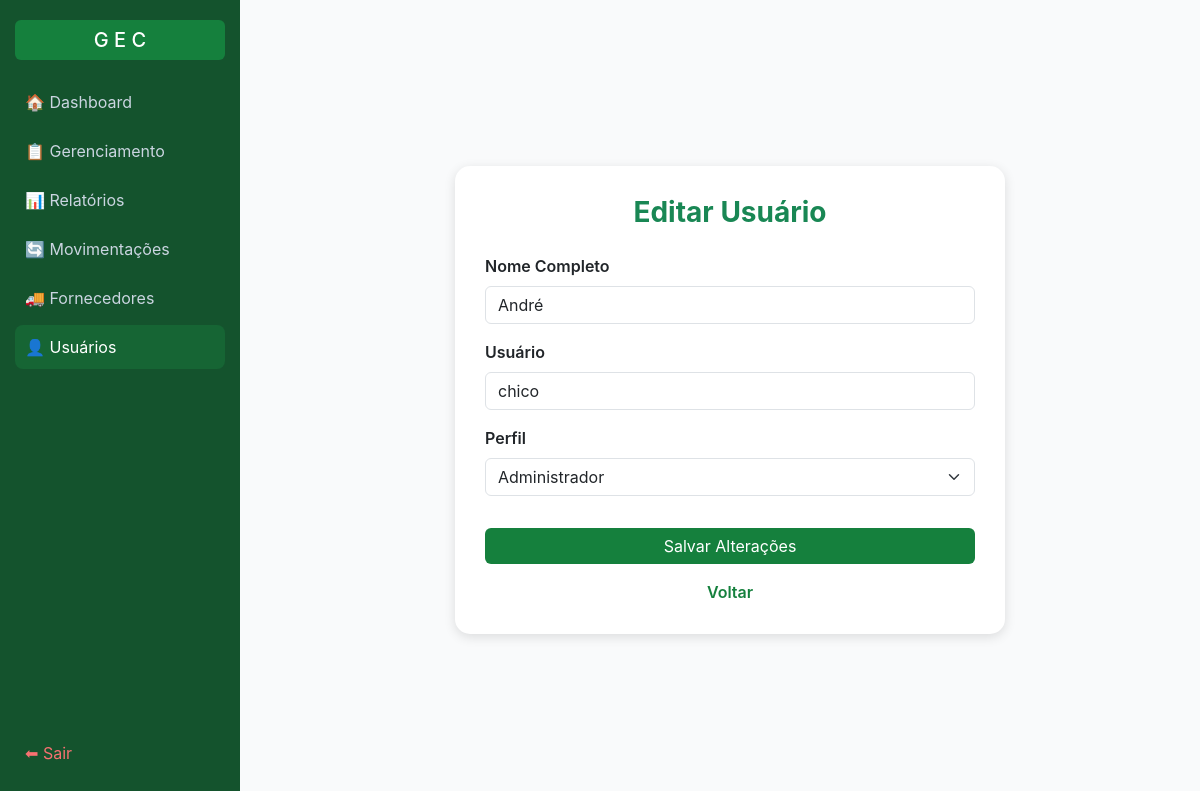
The app's page /usuarios/editar/2 (signed in) with its own data.
### tables this page shows
CREATE TABLE "usuarios" (
	"id"	INTEGER,
	"nome"	TEXT NOT NULL,
	"usuario"	TEXT NOT NULL,
	"senha"	TEXT NOT NULL,
	"perfil"	TEXT NOT NULL DEFAULT 'operador',
    "ativo" TEXT NOT NULL DEFAULT 1,
	PRIMARY KEY("id" AUTOINCREMENT)
);

### app.py (the view, shortened to what this page needs)
@app.route("/usuarios/editar/<int:id>", methods=["GET", "POST"])
@admin_required
def editar_usuario(id):
    atualizar_produtos()
    conn = conectar()
    cur = conn.cursor()
    usuario = cur.execute("SELECT * FROM usuarios WHERE id=?", (id,)).fetchone()
    conn.close()
    return render_template("usuarios/editar.html", usuario=usuario)

### app.py (called while the page is built)
def admin_required(f):
    @wraps(f)
    def wrapper(*args, **kwargs):
        if not session.get("usuario"):
            flash("Faça login primeiro!")
            return redirect(url_for("login"))
        if session.get("perfil") != "admin":
            flash("Acesso restrito a administradores.")
            return redirect(url_for("home"))
        return f(*args, **kwargs)
    return wrapper

def atualizar_produtos():
    conn = conectar()
    cur = conn.cursor()
    from datetime import datetime, timedelta
    hoje = datetime.now().date()
    limite_alerta = hoje + timedelta(days=7)
    cur.execute("""
        UPDATE produtos
        SET status_validade = 'vencido'
        WHERE date(data_validade) < date(?) AND ativo=1
    """, (hoje,))
    cur.execute("""
        UPDATE produtos
        SET status_validade = 'próximo do vencimento'
        WHERE date(data_validade) BETWEEN date(?) AND date(?) AND ativo=1
    """, (hoje, limite_alerta))
    cur.execute("""
        UPDATE produtos
        SET status_validade = 'válido'
        WHERE date(data_validade) > date(?) AND ativo=1
    """, (limite_alerta,))
    conn.commit()
    conn.close()

### data/db.py (called while the page is built)
def conectar():
    return sqlite3.connect("data/estoque.db")

### templates/usuarios/editar.html (shortened to what this page needs)
<!DOCTYPE html>
<html lang="pt-BR">
<head>
  <link href="https://cdn.jsdelivr.net/npm/bootstrap@5.3.0/dist/css/bootstrap.min.css" rel="stylesheet">
</head>
<body>
  <div class="sidebar">
    <div>
      <h5>G E C</h5>
      <a href="{{ url_for('home') }}">🏠 Dashboard</a>
      <a href="{{ url_for('gerenciamento') }}">📋 Gerenciamento</a>
      <a href="{{ url_for('relatorios') }}">📊 Relatórios</a>
      <a href="{{ url_for('movimentacao') }}">🔄 Movimentações</a>
      <a href="{{ url_for('listar_forn') }}">🚚 Fornecedores</a>
      <a href="{{ url_for('listar_usuarios') }}" class="active">👤 Usuários</a>
    </div>
    <div>
      <a href="{{ url_for('login') }}" class="logout" style="color:#f87171">⬅ Sair</a>
    </div>
  </div>
  <div class="content">
    <div class="card-box">
      <h3 class="fw-bold text-success mb-4 text-center">Editar Usuário</h3>
      <form method="POST" action="{{ url_for('editar_usuario', id=usuario[0]) }}">
        <div class="mb-3">
          <label class="form-label">Nome Completo</label>
          <input type="text" name="nome" class="form-control" required value="{{ usuario[1] }}">
        </div>
        <div class="mb-3">
          <label class="form-label">Usuário</label>
          <input type="text" name="usuario" class="form-control" required value="{{ usuario[2] }}">
        </div>
        <div class="mb-3">
          <label class="form-label">Perfil</label>
          <select name="perfil" class="form-select" required>
            <option value="admin" {% if usuario[4] == "admin" %}selected{% endif %}>Administrador</option>
          </select>
        </div>
        <button class="btn btn-success w-100 mt-3">Salvar Alterações</button>
      </form>
      <div class="text-center mt-3">
        <a href="{{ url_for('listar_usuarios') }}" class="back-link">Voltar</a>
      </div>
    </div>
  </div>
</body>
</html>

### templates/usuarios/editar.html (style rules this page uses)
body { background-color: #f9fafb; font-family: "Inter", sans-serif; }
.sidebar { height: 100vh; width: 240px; background-color: #14532d; color: #fff; position: fixed; top: 0; left: 0; padding: 20px 15px; display: flex; flex-direction: column; justify-content: space-between; }
.sidebar h5 { text-align: center; background-color: #15803d; border-radius: 6px; padding: 8px 0; margin-bottom: 20px; }
.sidebar a { display: block; color: #cbd5e1; text-decoration: none; padding: 10px; border-radius: 8px; margin-bottom: 5px; transition: 0.2s; }
.sidebar a:hover, .sidebar a.active { background-color: #166534; color: #fff; }
.content { margin-left: 260px; padding: 40px; min-height: 100vh; display: flex; justify-content: center; align-items: center; }
.card-box { width: 100%; max-width: 550px; background: white; border-radius: 15px; padding: 30px; box-shadow: 0 3px 12px rgba(0,0,0,0.12); }
.form-label { font-weight: 600; }
.btn-success { background-color: #15803d; border: none; }
.back-link { color: #15803d; font-weight: 600; text-decoration: none; }

### records on screen
usuarios: nome "André", usuario "chico", perfil "Administrador"
